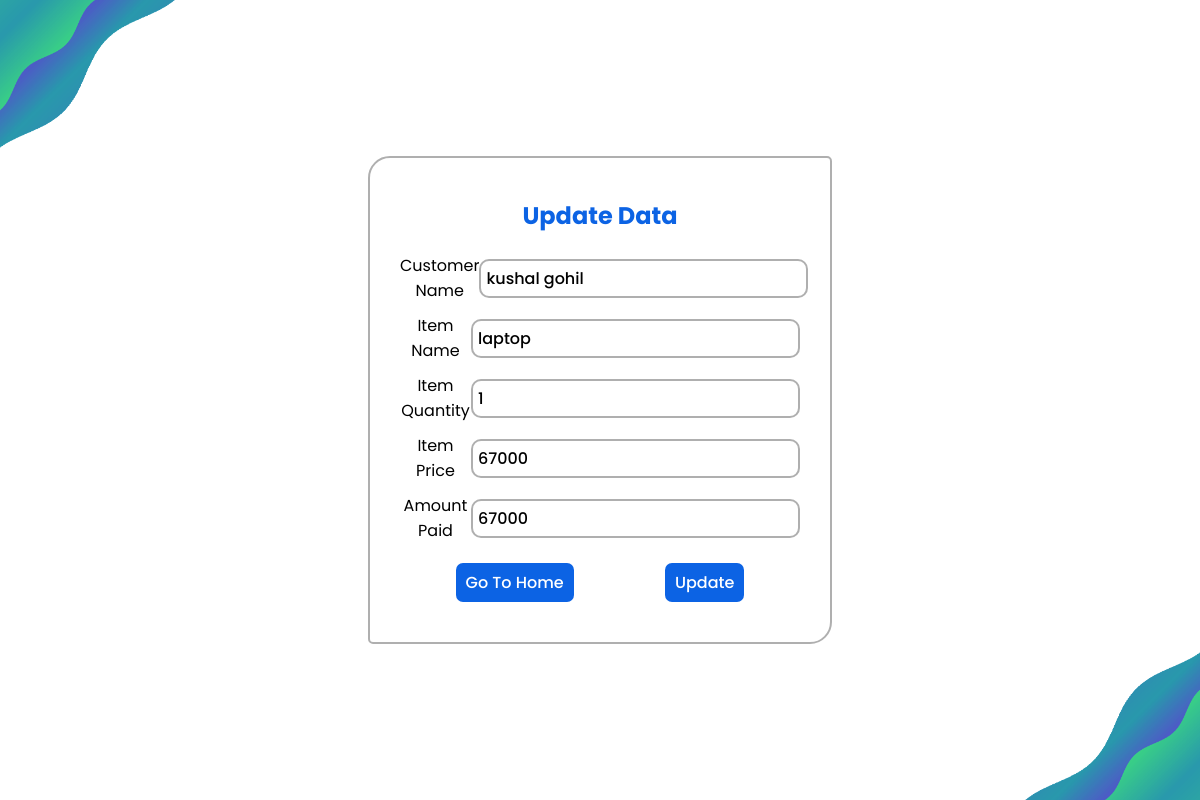
Before: /update.php?id=139 with the older database file.
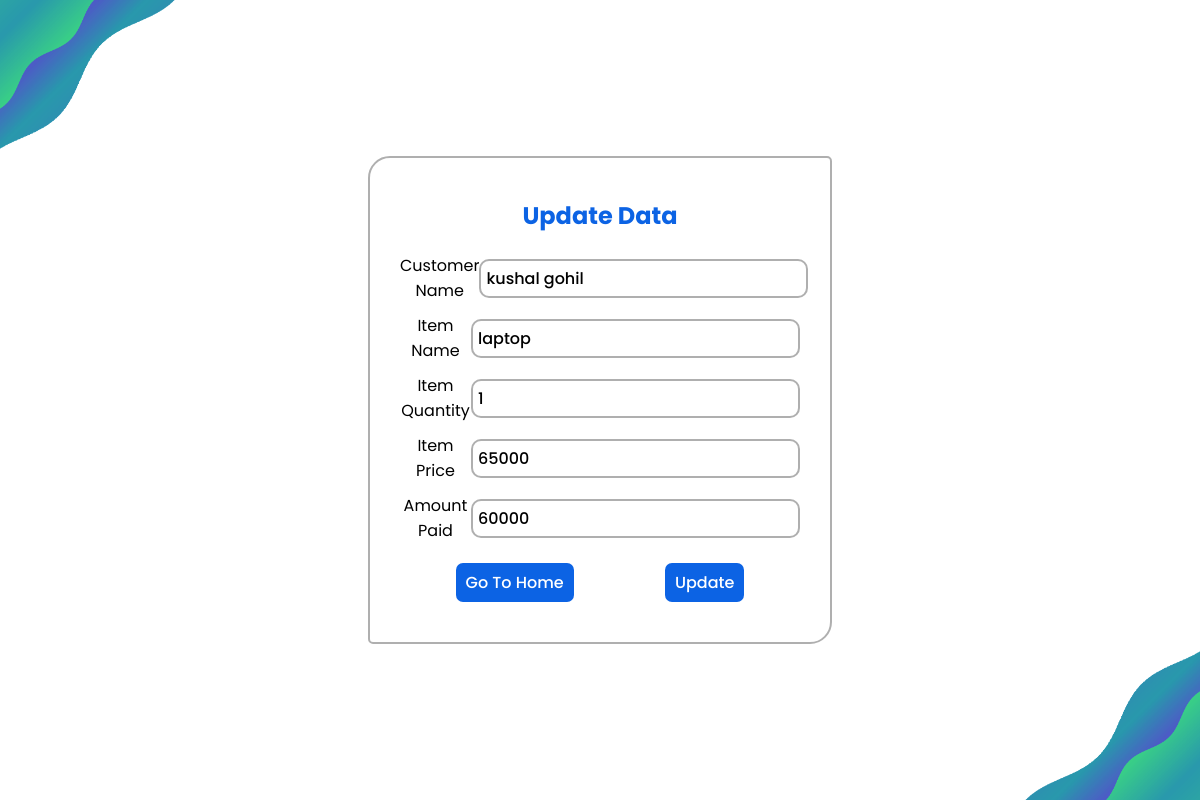
After: the same page with the newer database file.
### tables this page shows
CREATE TABLE IF NOT EXISTS `sale` (
  `sid` int(11) NOT NULL AUTO_INCREMENT,
  `sdate` date NOT NULL,
  `stime` time NOT NULL,
  `cname` varchar(30) NOT NULL,
  `iname` varchar(25) NOT NULL,
  `iqty` int(11) NOT NULL,
  `iprice` int(11) NOT NULL,
  `stotal` int(11) NOT NULL,
  `amtpaid` int(11) NOT NULL,
  `amtdue` int(11) NOT NULL,
  `estatus` varchar(20) NOT NULL,
  PRIMARY KEY (`sid`),
  UNIQUE KEY `sid` (`sid`)
);

### update.php (the view, shortened to what this page needs)
<?php
include "conn.php";
$id = $_GET['id'];
mysqli_select_db($conn, 'sam') or die(mysqli_error($conn));
$qry = mysqli_query($conn, "SELECT * FROM sale WHERE sid='$id'");
$data = mysqli_fetch_array($qry);
?>
<!DOCTYPE html>
<html lang="en">
<head>
    <link rel="stylesheet" href="./Assets/Style/style.css">
</head>
<body>
    <section class="section">
        <img class="gifImg gifImg1" src="./Assets//images//one.gif" alt="">
        <img class="gifImg gifImg2" src="./Assets//images//two.gif" alt="">
        <div class="LSDiv">
            <h2>
                Update Data
            </h2>
            <form action="" method="POST">
                <div class="LSDivInpDiv">
                    <p>Customer Name</p>
                    <input type="text" name="cname" value="<?php echo $data['cname'] ?>" placeholder="Customer Name" Required>
                </div>
                <div class="LSDivInpDiv">
                    <p>Item Name</p>
                    <input type="text" name="iname" value="<?php echo $data['iname'] ?>" placeholder="Item Name" Required>
                </div>
                <div class="LSDivInpDiv">
                    <p>Item Quantity</p>
                    <input type="number" name="iqty" value="<?php echo $data['iqty'] ?>" placeholder="Item quantity" Required>
                </div>
                <div class="LSDivInpDiv">
                    <p>Item Price</p>
                    <input type="number" name="iprice" value="<?php echo $data['iprice'] ?>" placeholder="Item price" Required>
                </div>
                <div class="LSDivInpDiv">
                    <p>Amount Paid</p>
                    <input type="number" name="amtpaid" value="<?php echo $data['amtpaid'] ?>" placeholder="amount Paid" Required>
                </div>
                <div class="LSBtsDiv">
                    <button class="btn"><a href="dashboard.php">Go To Home</a></button>
                    <button class="btn" type="submit" name="update" value="Update">Update</button>
                </div>
            </form>
        </div>
    </section>
</body>
</html>

### Assets/Style/style.css (style rules this page uses)
* { margin: 0; padding: 0; font-family: "Poppins", sans-serif; text-decoration: none; }
:root { --border-radius: 15px; --inputBx-border-radius: 10px; --main-color: #0c63e4; --border-color: #1b1b1b59; }
.btn * { color: #ffff; }
.btn { padding: 7px 10px 7px 10px; border-radius: 7px; background-color: var(--main-color); color: #ffff; font-weight: 500; font-size: 1rem; cursor: pointer; border: none; outline: none; }
.section { width: 100%; height: 100vh; display: flex; align-items: center; justify-content: center; text-align: center; position: relative; }
.gifImg { position: absolute; width: 175px; }
.gifImg1 { top: 0; left: 0; }
.gifImg2 { bottom: 0; right: 0; }
.LSDiv { width: 100%; max-width: 400px; padding: 30px; border-radius: 22px 5px 22px 5px; border: 2px solid var(--border-color); }
.LSDiv h2 { color: var(--main-color); padding: 10px; }
.LSDiv .LSBtsDiv { padding: 10px; display: flex; align-items: center; justify-content: space-around; }
input, select { padding: 5px; border-radius: var(--inputBx-border-radius); font-size: 1rem; font-weight: 500; border: 2px solid var(--border-color); outline: none; }
.LSDiv .LSDivInpDiv { width: 100%; display: flex; align-items: center; justify-content: space-between; margin: 10px 0px 10px 0px; }

Changed rows visible on the page:
changed sale "kushal gohil": iprice "67000" → "65000"; amtpaid "67000" → "60000"
